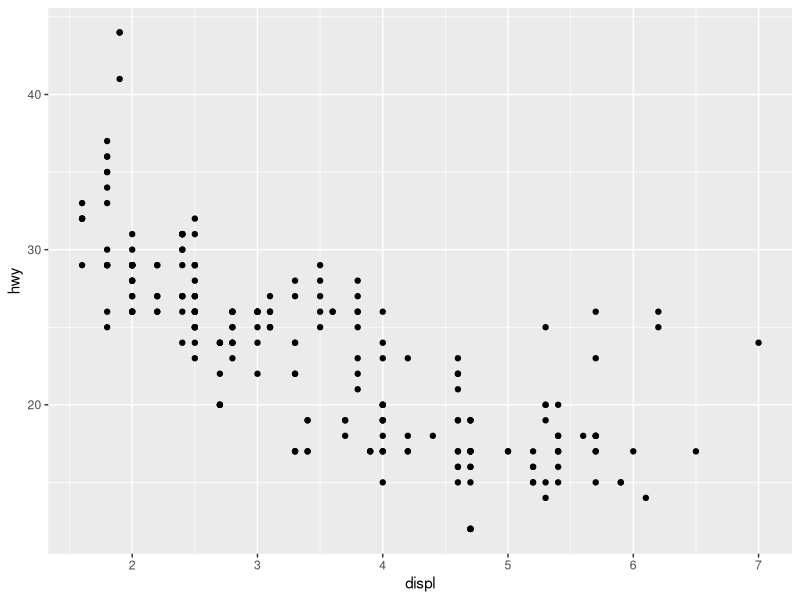
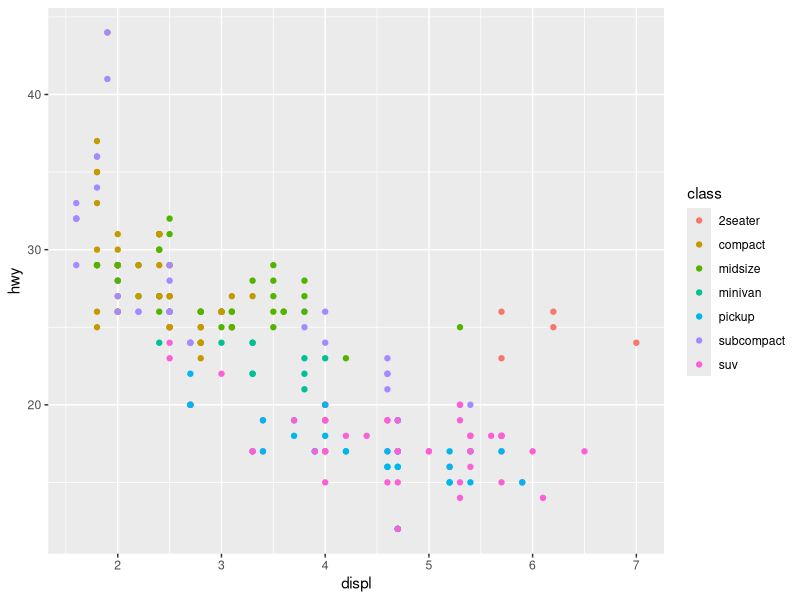
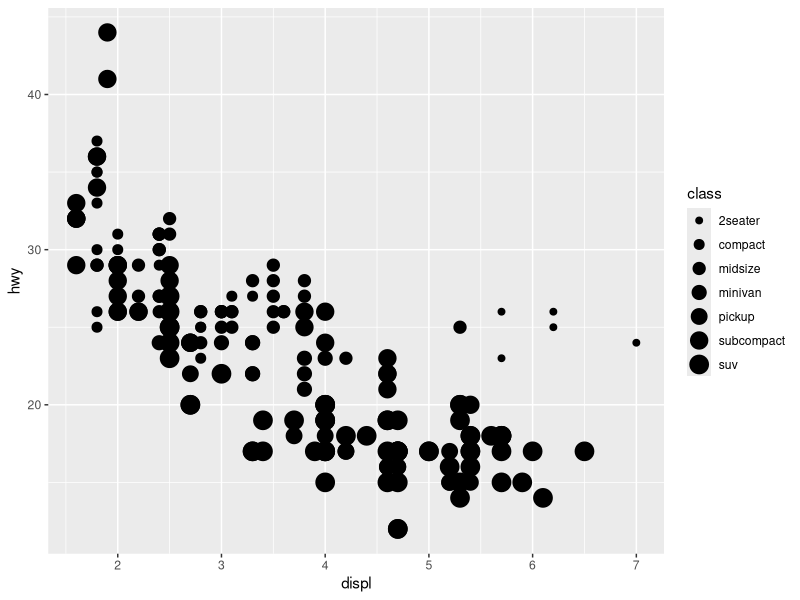
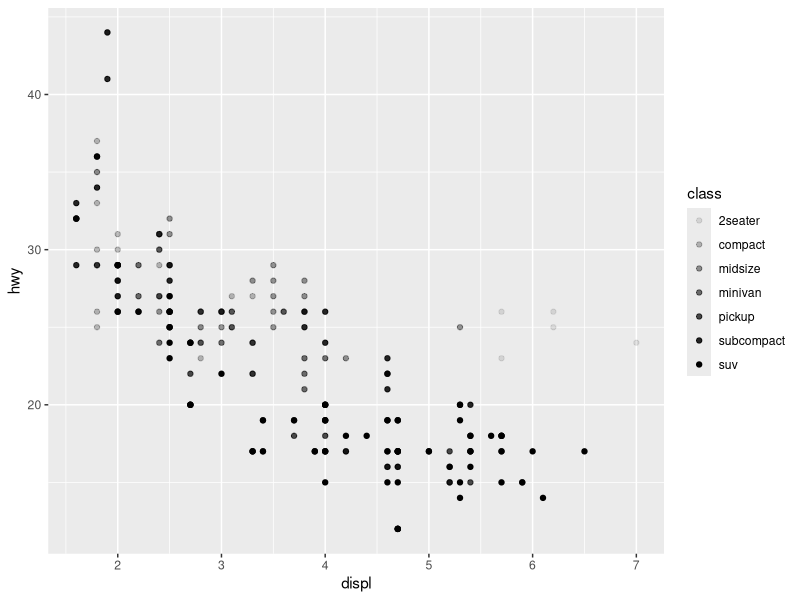
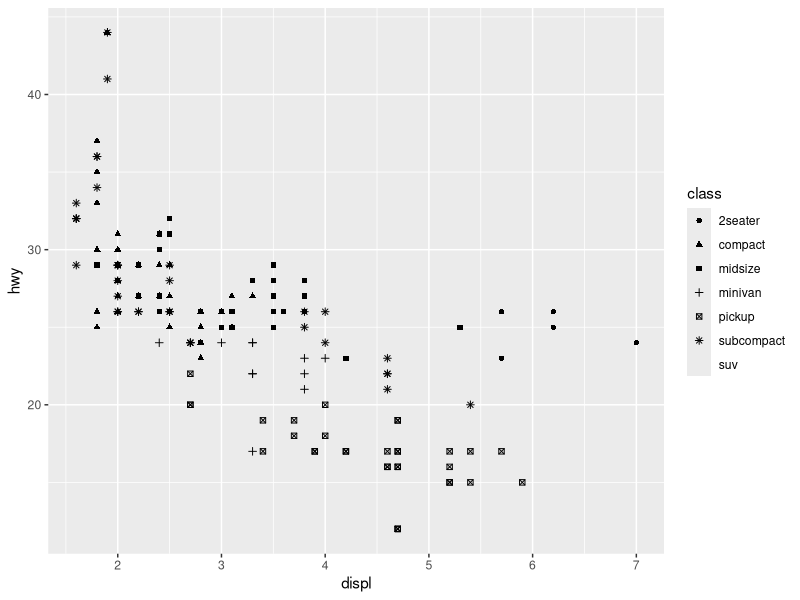

R code for these plots, in order:
library(tidyverse); library(ggplot2)

# slide 24
ggplot( data = mpg ) +
  geom_point( mapping = aes( x = displ, y = hwy ))

# slide 25
ggplot( data = mpg ) +
  geom_point( mapping = aes( x = displ, y = hwy, color = class ))

# slide 26
ggplot( data = mpg ) +
  geom_point( mapping = aes( x = displ, y = hwy, size = class ))

# slide 27
ggplot( data = mpg) +
  geom_point( mapping = aes(x = displ, y=hwy, alpha = class))

#slide 28
ggplot(data = mpg) +
  geom_point( mapping = aes( x = displ, y = hwy, shape = class))